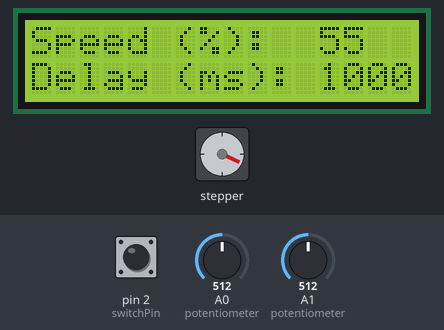
This sketch was run on a simulated Arduino Uno, built with avr-gcc and run on an emulated ATmega328P. Parts: stepper motor, 16×2 character LCD. Wiring (inferred from the names in the program): stepper motor driver (200 steps per turn assumed): step pin 10; direction pin 9. Inputs (shaded band) come from the test bench; at power-on: A1 (potentiometer) = 512, A0 (potentiometer) = 512, pin 2 (switchPin) HIGH.

Above: at 3.8 s.
3.9 s: A1 (potentiometer) set to 30
At 4.52 s:
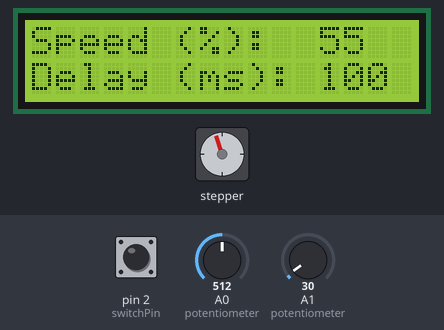
6.9 s: A0 (potentiometer) set to 716
At 7.23 s:
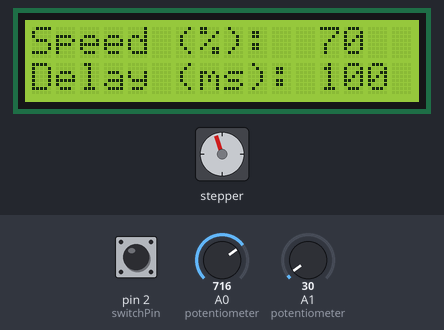
9.9 s: A0 (potentiometer) set to 30
At 11.1 s:
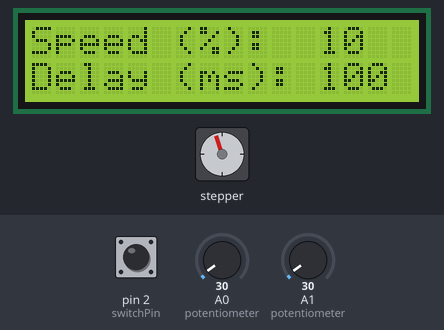
12.9 s: A0 (potentiometer) set to 511
At 14.28 s:
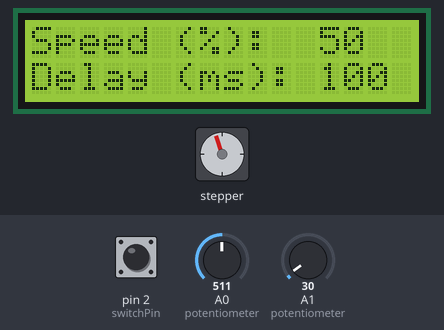
15.9 s: A1 (potentiometer) set to 0
At 16.22 s:
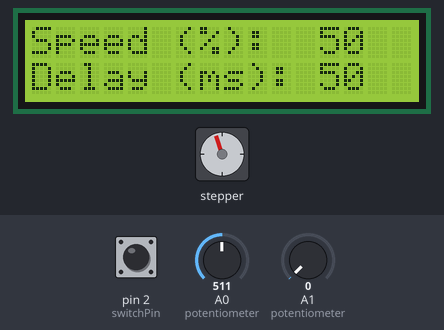
18.9 s: A0 (potentiometer) set to 122
At 19.8 s:
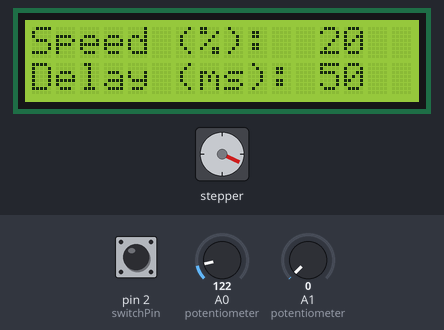
Timing chart, 0 to 69.4 s (numbered marks = the images above; inputs shaded):
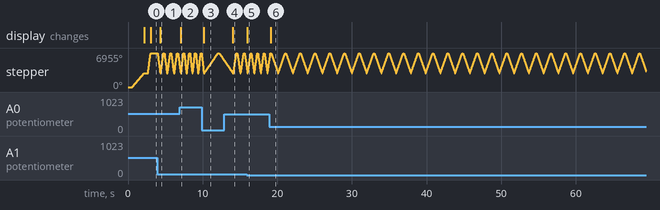

Measured:
- after the input at 3.9 s, the display: changes after 0.40 s (image 1)
- after the input at 6.9 s, the display: changes after 0.14 s (image 2)
- after the input at 9.9 s, the display: changes after 0.24 s (image 3)
- after the input at 12.9 s, the display: changes after 1.1 s (image 4)
- after the input at 15.9 s, the display: changes after 0.11 s (image 5)
- after the input at 18.9 s, the display: changes after 0.21 s (image 6)

The sketch:

TENGfinalV1.ino
```cpp
#include <LiquidCrystal.h>

//GPIO pins
const byte rs = 0;         //pin for LCD
const byte en = 1;         //pin for LCD
const byte d4 = 3;         //pin for LCD
const byte d5 = 4;         //pin for LCD
const byte d6 = 5;         //pin for LCD
const byte d7 = 6;         //pin for LCD
const byte dirPin = 9;     //5v output pin for motor driver direction
const byte stepPin = 10;   //5v output pin for motor driver pulse
const byte switchPin = 2;  //pin for homing limit switch

//configurable settings
const int strokeSteps = 2275;         //number of steps for full stroke, 1600 steps=72mm, 22.222 steps=1mm
const int homeDel = 500;              //delay time between each motor step during homing sequence
const int homingSteps = 1590;          //steps taken in direction away from limit switch after switch has been activated
const byte maxSpeed = 40;             //max speed expressed as the microseconds per pulse divided by 2
unsigned long updateInterval = 50;    //time between updating potentiometer reads in ms
int fullSteps = (.96 * strokeSteps);  //amount of stroke executed at full speed
int accelSteps = (strokeSteps / 50);  //amount of stroke executed while accelerating/decelerating

//required variables
int speedPot;                //integer for potentiometer read value 0 to 1023, analog read for speed pot
int delPot;                  //integer for potentiometer read value 0 to 1023, anaolog read for stroke delay pot
int stepDel;                 //delay time between each motor step during operation, lower value=faster steps
unsigned long strokeDel;     //delay time between actuator strokes
byte speedPerc;              //percent maximum speed of stepper motor, varies based on pot, used to define stepDel
int oldStepDel;              //the value of stepDel as it is displayed on LCD
int oldStrokeDel;            //the value of strokeDel as it is displayed on LCD
unsigned long lastRead = 0;  //timer set at end of potentiometer read
unsigned long endStroke;     //timer for end of stroke
bool pushPull = 1;           //changes dirPin from 0 to 1 after each stroke. Starts 1 (HIGH/true) to push carrier away from limit switch after homing

LiquidCrystal lcd(rs, en, d4, d5, d6, d7);  //setup lcd object using variable defined pins


void setup() {

  pinMode(dirPin, OUTPUT);
  pinMode(stepPin, OUTPUT);
  pinMode(switchPin, INPUT_PULLUP);

  lcd.begin(16, 2);  //start lcd with 16 columns and 2 rows

  //indicate start of homing sequence on LCD
  lcd.setCursor(0, 0);
  lcd.print("Homing...");


  //set direction towards limit switch for homing
  digitalWrite(dirPin, LOW);

  //while limit switch is not pressed, step motor towards the limit switch for homing
  while (digitalRead(switchPin)==LOW) {
    digitalWrite(stepPin, HIGH);
    delayMicroseconds(homeDel);
    digitalWrite(stepPin, LOW);
    delayMicroseconds(homeDel);
  }

  //pause after limit switch is hit
  delay(500);

  lcd.setCursor(0, 0);
  lcd.print("Centering...");

  //set direction away from limit switch
  digitalWrite(dirPin, HIGH);

  //step motor away from limit switch, distance set by homingSteps
  for (int x = 0; x < homingSteps; x++) {
    digitalWrite(stepPin, HIGH);
    delayMicroseconds(homeDel);
    digitalWrite(stepPin, LOW);
    delayMicroseconds(homeDel);
  }

  //pause before starting operation
  delay(500);

}

void loop() {

  //if the time between the last potentiometer read and LCD update is greater than the designated updateInterval, read and update LCD
  if (millis() - lastRead >= updateInterval) {
    speedPot = analogRead(A0);                        //read value from potentiometer for speed
    delPot = analogRead(A1);                          //read value from potentiometer for stroke delay
    speedPerc = (5 * map(speedPot, 0, 1023, 2, 20));  //map pot value to a percentage between 30% and 100% rounded to nearest 5%
    stepDel = (100 * maxSpeed / (speedPerc));         //sets step delay time based on speedPerc, 100%=125 microsecond delay. 50%=250 microsecond delay
    strokeDel = (50 * map(delPot, 0, 1023, 1, 40));   //sets stroke delay between 50ms and 1000ms to nearest 50

    //if strokeDel or stepDel values have changed, refresh LCD
    if (strokeDel != oldStrokeDel || stepDel != oldStepDel) {
      //writes speed and stroke delay time to lcd
      lcd.clear();
      lcd.setCursor(0, 0);        //set lcd cursor start of first line
      lcd.print("Speed (%):  ");  //print "Speed %:" on lcd
      lcd.print(speedPerc);       //print speedPerc value after "Speed %:"
      lcd.setCursor(0, 1);        //set lcd cursor start of second line
      lcd.print("Delay (ms): ");
      lcd.print(strokeDel);      //print stroke delay time in ms
      oldStrokeDel = strokeDel;  //update old values
      oldStepDel = stepDel;      //update old values
    }
    lastRead = millis();  //reset timer for lastRead
  }

  //if strokeDel time has passed, start new stroke
  if (millis() - endStroke >= strokeDel) {

    //set direction based on pushPull bool which switches after each stroke. Must start off as true/1 in order to push away from limit switch before pulling
    digitalWrite(dirPin, pushPull);

    //accelerate motor for 2% of full stroke length
    for (int x = 0; x < accelSteps; x++) {
      digitalWrite(stepPin, HIGH);
      delayMicroseconds((2 * (accelSteps - x)) + stepDel); //acceleration formula starts at 2*accelSteps and approaches 0 as x increments from 0 to accelSteps
      digitalWrite(stepPin, LOW);
      delayMicroseconds((2 * (accelSteps - x)) + stepDel);
    }
    //perform 96% of full stroke at full speed
    for (int x = 0; x < fullSteps; x++) {
      digitalWrite(stepPin, HIGH);
      delayMicroseconds(stepDel);
      digitalWrite(stepPin, LOW);
      delayMicroseconds(stepDel);
    }
    //decelerate for 2% of stroke length
    for (int x = accelSteps; x > 0; x--) {
      digitalWrite(stepPin, HIGH);
      delayMicroseconds((2 * (accelSteps - x)) + stepDel); //deceleration formula starts at 0 and approaches 2*accelSteps as x decrements from accelSteps to 0
      digitalWrite(stepPin, LOW);
      delayMicroseconds((2 * (accelSteps - x)) + stepDel);
    }

    endStroke = millis();  //set timer for end time of stroke
    pushPull = !pushPull;  //reverse direction for next loop
  }
}
```
